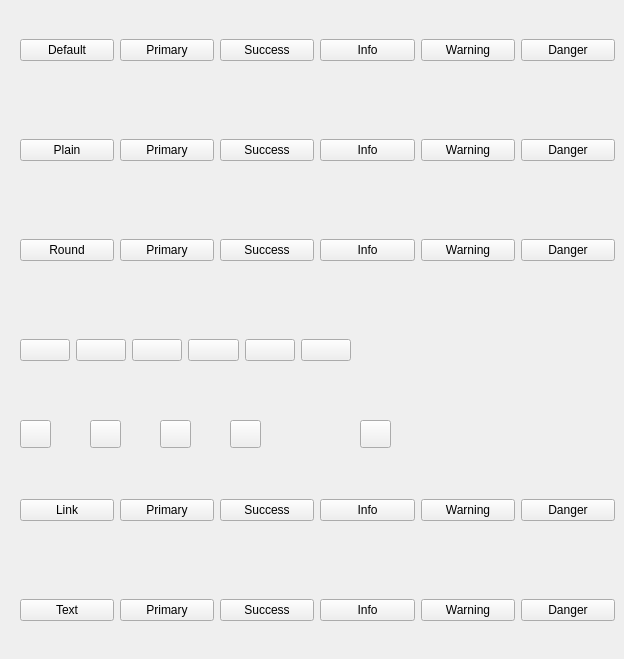
      <widget class="QWidget" name="tab_1">
       <attribute name="title">
        <string>按钮</string>
       </attribute>
       <widget class="QWidget" name="horizontalLayoutWidget_2">
        <property name="geometry">
         <rect>
          <x>20</x>
          <y>10</y>
          <width>595</width>
          <height>80</height>
         </rect>
        </property>
        <layout class="QHBoxLayout" name="horizontalLayout_2">
         <item>
          <widget class="Element::Button" name="button_1">
           <property name="text">
            <string>Default</string>
           </property>
          </widget>
         </item>
         <item>
          <widget class="Element::Button" name="button_2">
           <property name="text">
            <string>Primary</string>
           </property>
          </widget>
         </item>
         <item>
          <widget class="Element::Button" name="button_3">
           <property name="text">
            <string>Success</string>
           </property>
          </widget>
         </item>
         <item>
          <widget class="Element::Button" name="button_4">
           <property name="text">
            <string>Info</string>
           </property>
          </widget>
         </item>
         <item>
          <widget class="Element::Button" name="button_5">
           <property name="text">
            <string>Warning</string>
           </property>
          </widget>
         </item>
         <item>
          <widget class="Element::Button" name="button_6">
           <property name="text">
            <string>Danger</string>
           </property>
          </widget>
         </item>
        </layout>
       </widget>
       <widget class="QWidget" name="horizontalLayoutWidget_3">
        <property name="geometry">
         <rect>
          <x>20</x>
          <y>110</y>
          <width>595</width>
          <height>80</height>
         </rect>
        </property>
        <layout class="QHBoxLayout" name="horizontalLayout_3">
         <item>
          <widget class="Element::Button" name="button_7">
           <property name="text">
            <string>Plain</string>
           </property>
          </widget>
         </item>
         <item>
          <widget class="Element::Button" name="button_8">
           <property name="text">
            <string>Primary</string>
           </property>
          </widget>
         </item>
         <item>
          <widget class="Element::Button" name="button_9">
           <property name="text">
            <string>Success</string>
           </property>
          </widget>
         </item>
         <item>
          <widget class="Element::Button" name="button_10">
           <property name="text">
            <string>Info</string>
           </property>
          </widget>
         </item>
         <item>
          <widget class="Element::Button" name="button_11">
           <property name="text">
            <string>Warning</string>
           </property>
          </widget>
         </item>
         <item>
          <widget class="Element::Button" name="button_12">
           <property name="text">
            <string>Danger</string>
           </property>
          </widget>
         </item>
        </layout>
       </widget>
       <widget class="QWidget" name="horizontalLayoutWidget_4">
        <property name="geometry">
         <rect>
          <x>20</x>
          <y>210</y>
          <width>595</width>
          <height>80</height>
         </rect>
        </property>
        <layout class="QHBoxLayout" name="horizontalLayout_4">
         <item>
          <widget class="Element::Button" name="button_13">
           <property name="text">
            <string>Round</string>
           </property>
          </widget>
         </item>
         <item>
          <widget class="Element::Button" name="button_14">
           <property name="text">
            <string>Primary</string>
           </property>
          </widget>
         </item>
         <item>
          <widget class="Element::Button" name="button_15">
           <property name="text">
            <string>Success</string>
           </property>
          </widget>
         </item>
         <item>
          <widget class="Element::Button" name="button_16">
           <property name="text">
            <string>Info</string>
           </property>
          </widget>
         </item>
         <item>
          <widget class="Element::Button" name="button_17">
           <property name="text">
            <string>Warning</string>
           </property>
          </widget>
         </item>
         <item>
          <widget class="Element::Button" name="button_18">
           <property name="text">
            <string>Danger</string>
           </property>
          </widget>
         </item>
        </layout>
       </widget>
       <widget class="QWidget" name="horizontalLayoutWidget_5">
        <property name="geometry">
         <rect>
          <x>20</x>
          <y>310</y>
          <width>331</width>
          <height>80</height>
         </rect>
        </property>
        <layout class="QHBoxLayout" name="horizontalLayout_5">
         <item>
          <widget class="Element::Button" name="button_19">
           <property name="text">
            <string/>
           </property>
          </widget>
         </item>
         <item>
          <widget class="Element::Button" name="button_20">
           <property name="text">
            <string/>
           </property>
          </widget>
         </item>
         <item>
          <widget class="Element::Button" name="button_21">
           <property name="text">
            <string/>
           </property>
          </widget>
         </item>
         <item>
          <widget class="Element::Button" name="button_22">
           <property name="text">
            <string/>
           </property>
          </widget>
         </item>
         <item>
          <widget class="Element::Button" name="button_23">
           <property name="text">
            <string/>
           </property>
          </widget>
         </item>
         <item>
          <widget class="Element::Button" name="button_24">
           <property name="text">
            <string/>
           </property>
          </widget>
         </item>
        </layout>
       </widget>
       <widget class="Element::Button" name="button_28">
        <property name="geometry">
         <rect>
          <x>230</x>
          <y>420</y>
          <width>31</width>
          <height>28</height>
         </rect>
        </property>
        <property name="text">
         <string/>
        </property>
       </widget>
       <widget class="Element::Button" name="button_25">
        <property name="geometry">
         <rect>
          <x>20</x>
          <y>420</y>
          <width>31</width>
          <height>28</height>
         </rect>
        </property>
        <property name="text">
         <string/>
        </property>
       </widget>
       <widget class="Element::Button" name="button_26">
        <property name="geometry">
         <rect>
          <x>90</x>
          <y>420</y>
          <width>31</width>
          <height>28</height>
         </rect>
        </property>
        <property name="text">
         <string/>
        </property>
       </widget>
       <widget class="Element::Button" name="button_27">
        <property name="geometry">
         <rect>
          <x>160</x>
          <y>420</y>
          <width>31</width>
          <height>28</height>
         </rect>
        </property>
        <property name="text">
         <string/>
        </property>
       </widget>
       <widget class="Element::Button" name="button_29">
        <property name="geometry">
         <rect>
          <x>360</x>
          <y>420</y>
          <width>31</width>
          <height>28</height>
         </rect>
        </property>
        <property name="text">
         <string/>
        </property>
       </widget>
       <widget class="QWidget" name="horizontalLayoutWidget_6">
        <property name="geometry">
         <rect>
          <x>20</x>
          <y>470</y>
          <width>595</width>
          <height>80</height>
         </rect>
        </property>
        <layout class="QHBoxLayout" name="horizontalLayout_6">
         <item>
          <widget class="Element::Button" name="button_30">
           <property name="text">
            <string>Link</string>
           </property>
          </widget>
         </item>
         <item>
          <widget class="Element::Button" name="button_31">
           <property name="text">
            <string>Primary</string>
           </property>
          </widget>
         </item>
         <item>
          <widget class="Element::Button" name="button_32">
           <property name="text">
            <string>Success</string>
           </property>
          </widget>
         </item>
         <item>
          <widget class="Element::Button" name="button_33">
           <property name="text">
            <string>Info</string>
           </property>
          </widget>
         </item>
         <item>
          <widget class="Element::Button" name="button_34">
           <property name="text">
            <string>Warning</string>
           </property>
          </widget>
         </item>
         <item>
          <widget class="Element::Button" name="button_35">
           <property name="text">
            <string>Danger</string>
           </property>
          </widget>
         </item>
        </layout>
       </widget>
       <widget class="QWidget" name="horizontalLayoutWidget_7">
        <property name="geometry">
         <rect>
          <x>20</x>
          <y>570</y>
          <width>595</width>
          <height>80</height>
         </rect>
        </property>
        <layout class="QHBoxLayout" name="horizontalLayout_7">
         <item>
          <widget class="Element::Button" name="button_36">
           <property name="text">
            <string>Text</string>
           </property>
          </widget>
         </item>
         <item>
          <widget class="Element::Button" name="button_37">
           <property name="text">
            <string>Primary</string>
           </property>
          </widget>
         </item>
         <item>
          <widget class="Element::Button" name="button_38">
           <property name="text">
            <string>Success</string>
           </property>
          </widget>
         </item>
         <item>
          <widget class="Element::Button" name="button_39">
           <property name="text">
            <string>Info</string>
           </property>
          </widget>
         </item>
         <item>
          <widget class="Element::Button" name="button_40">
           <property name="text">
            <string>Warning</string>
           </property>
          </widget>
         </item>
         <item>
          <widget class="Element::Button" name="button_41">
           <property name="text">
            <string>Danger</string>
           </property>
          </widget>
         </item>
        </layout>
       </widget>
      </widget>
